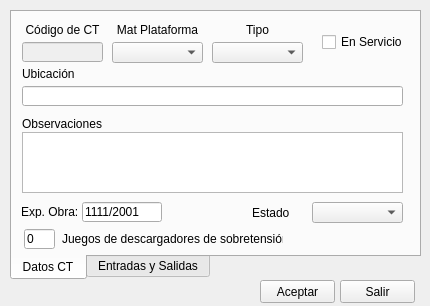
<?xml version="1.0" encoding="UTF-8"?>
<ui version="4.0">
 <class>Form</class>
 <widget class="QWidget" name="Form">
  <property name="windowModality">
   <enum>Qt::ApplicationModal</enum>
  </property>
  <property name="geometry">
   <rect>
    <x>0</x>
    <y>0</y>
    <width>430</width>
    <height>306</height>
   </rect>
  </property>
  <property name="windowTitle">
   <string>Datos del CT</string>
  </property>
  <property name="inputMethodHints">
   <set>Qt::ImhNone</set>
  </property>
  <widget class="QPushButton" name="cmdAceptar">
   <property name="geometry">
    <rect>
     <x>260</x>
     <y>280</y>
     <width>75</width>
     <height>23</height>
    </rect>
   </property>
   <property name="text">
    <string>Aceptar</string>
   </property>
  </widget>
  <widget class="QPushButton" name="cmdSalir">
   <property name="geometry">
    <rect>
     <x>340</x>
     <y>280</y>
     <width>75</width>
     <height>23</height>
    </rect>
   </property>
   <property name="text">
    <string>Salir</string>
   </property>
  </widget>
  <widget class="QTabWidget" name="tabWidget">
   <property name="geometry">
    <rect>
     <x>10</x>
     <y>10</y>
     <width>411</width>
     <height>270</height>
    </rect>
   </property>
   <property name="autoFillBackground">
    <bool>false</bool>
   </property>
   <property name="styleSheet">
    <string notr="true"/>
   </property>
   <property name="tabPosition">
    <enum>QTabWidget::South</enum>
   </property>
   <property name="currentIndex">
    <number>0</number>
   </property>
   <property name="elideMode">
    <enum>Qt::ElideNone</enum>
   </property>
   <widget class="QWidget" name="tab1">
    <attribute name="title">
     <string>Datos CT</string>
    </attribute>
    <widget class="QLineEdit" name="txtUbicacion">
     <property name="geometry">
      <rect>
       <x>10</x>
       <y>74</y>
       <width>381</width>
       <height>20</height>
      </rect>
     </property>
     <property name="maxLength">
      <number>50</number>
     </property>
    </widget>
    <widget class="QLabel" name="label_19">
     <property name="geometry">
      <rect>
       <x>10</x>
       <y>104</y>
       <width>131</width>
       <height>16</height>
      </rect>
     </property>
     <property name="text">
      <string>Observaciones</string>
     </property>
    </widget>
    <widget class="QCheckBox" name="chkES">
     <property name="geometry">
      <rect>
       <x>310</x>
       <y>20</y>
       <width>81</width>
       <height>20</height>
      </rect>
     </property>
     <property name="text">
      <string>En Servicio</string>
     </property>
    </widget>
    <widget class="QComboBox" name="cmbTipo">
     <property name="geometry">
      <rect>
       <x>200</x>
       <y>30</y>
       <width>91</width>
       <height>21</height>
      </rect>
     </property>
    </widget>
    <widget class="QLabel" name="label_4">
     <property name="geometry">
      <rect>
       <x>100</x>
       <y>10</y>
       <width>91</width>
       <height>16</height>
      </rect>
     </property>
     <property name="text">
      <string>Mat Plataforma</string>
     </property>
     <property name="alignment">
      <set>Qt::AlignCenter</set>
     </property>
    </widget>
    <widget class="QComboBox" name="cmbPlataforma">
     <property name="geometry">
      <rect>
       <x>100</x>
       <y>30</y>
       <width>91</width>
       <height>21</height>
      </rect>
     </property>
    </widget>
    <widget class="QLabel" name="label_5">
     <property name="geometry">
      <rect>
       <x>200</x>
       <y>10</y>
       <width>91</width>
       <height>16</height>
      </rect>
     </property>
     <property name="text">
      <string>Tipo</string>
     </property>
     <property name="alignment">
      <set>Qt::AlignCenter</set>
     </property>
    </widget>
    <widget class="QLabel" name="label_18">
     <property name="geometry">
      <rect>
       <x>10</x>
       <y>54</y>
       <width>71</width>
       <height>16</height>
      </rect>
     </property>
     <property name="text">
      <string>Ubicación</string>
     </property>
    </widget>
    <widget class="QLabel" name="label_3">
     <property name="geometry">
      <rect>
       <x>10</x>
       <y>10</y>
       <width>81</width>
       <height>16</height>
      </rect>
     </property>
     <property name="text">
      <string>Código de CT</string>
     </property>
     <property name="alignment">
      <set>Qt::AlignCenter</set>
     </property>
    </widget>
    <widget class="QLineEdit" name="txtCT">
     <property name="enabled">
      <bool>false</bool>
     </property>
     <property name="geometry">
      <rect>
       <x>10</x>
       <y>30</y>
       <width>81</width>
       <height>20</height>
      </rect>
     </property>
     <property name="maxLength">
      <number>15</number>
     </property>
     <property name="readOnly">
      <bool>true</bool>
     </property>
    </widget>
    <widget class="QComboBox" name="cmbEstado">
     <property name="geometry">
      <rect>
       <x>300</x>
       <y>190</y>
       <width>91</width>
       <height>21</height>
      </rect>
     </property>
    </widget>
    <widget class="QLabel" name="label_11">
     <property name="geometry">
      <rect>
       <x>9</x>
       <y>193</y>
       <width>60</width>
       <height>13</height>
      </rect>
     </property>
     <property name="text">
      <string>Exp. Obra:</string>
     </property>
    </widget>
    <widget class="QLabel" name="label_14">
     <property name="geometry">
      <rect>
       <x>240</x>
       <y>194</y>
       <width>60</width>
       <height>13</height>
      </rect>
     </property>
     <property name="text">
      <string>Estado</string>
     </property>
    </widget>
    <widget class="QLineEdit" name="txtExpediente">
     <property name="geometry">
      <rect>
       <x>70</x>
       <y>190</y>
       <width>80</width>
       <height>20</height>
      </rect>
     </property>
     <property name="text">
      <string>1111/2001</string>
     </property>
     <property name="maxLength">
      <number>10</number>
     </property>
    </widget>
    <widget class="QTextEdit" name="txtObservaciones">
     <property name="geometry">
      <rect>
       <x>10</x>
       <y>120</y>
       <width>381</width>
       <height>61</height>
      </rect>
     </property>
    </widget>
    <widget class="QLabel" name="label_7">
     <property name="geometry">
      <rect>
       <x>50</x>
       <y>217</y>
       <width>221</width>
       <height>20</height>
      </rect>
     </property>
     <property name="text">
      <string>Juegos de descargadores de sobretensión</string>
     </property>
    </widget>
    <widget class="QLineEdit" name="txtDescargadores">
     <property name="geometry">
      <rect>
       <x>12</x>
       <y>217</y>
       <width>31</width>
       <height>20</height>
      </rect>
     </property>
     <property name="inputMethodHints">
      <set>Qt::ImhFormattedNumbersOnly</set>
     </property>
     <property name="text">
      <string>0</string>
     </property>
    </widget>
   </widget>
   <widget class="QWidget" name="tab2">
    <attribute name="title">
     <string>Entradas y Salidas</string>
    </attribute>
    <widget class="QLineEdit" name="txtcaeis">
     <property name="geometry">
      <rect>
       <x>340</x>
       <y>4</y>
       <width>61</width>
       <height>20</height>
      </rect>
     </property>
     <property name="text">
      <string>0</string>
     </property>
     <property name="maxLength">
      <number>2</number>
     </property>
     <property name="alignment">
      <set>Qt::AlignRight|Qt::AlignTrailing|Qt::AlignVCenter</set>
     </property>
    </widget>
    <widget class="QLabel" name="label_20">
     <property name="geometry">
      <rect>
       <x>10</x>
       <y>7</y>
       <width>331</width>
       <height>16</height>
      </rect>
     </property>
     <property name="text">
      <string>Cantidad de Entradas Interiores en Servicio</string>
     </property>
    </widget>
    <widget class="QLabel" name="label_21">
     <property name="geometry">
      <rect>
       <x>10</x>
       <y>34</y>
       <width>331</width>
       <height>16</height>
      </rect>
     </property>
     <property name="text">
      <string>Cantidad de Entradas Interiores equipadas sin Servicio</string>
     </property>
    </widget>
    <widget class="QLineEdit" name="txtcaeies">
     <property name="geometry">
      <rect>
       <x>340</x>
       <y>31</y>
       <width>61</width>
       <height>20</height>
      </rect>
     </property>
     <property name="text">
      <string>0</string>
     </property>
     <property name="maxLength">
      <number>2</number>
     </property>
     <property name="alignment">
      <set>Qt::AlignRight|Qt::AlignTrailing|Qt::AlignVCenter</set>
     </property>
    </widget>
    <widget class="QLabel" name="label_22">
     <property name="geometry">
      <rect>
       <x>10</x>
       <y>61</y>
       <width>331</width>
       <height>16</height>
      </rect>
     </property>
     <property name="text">
      <string>Cantidad de Entradas Exteriores en Servicio</string>
     </property>
    </widget>
    <widget class="QLineEdit" name="txtcaees">
     <property name="geometry">
      <rect>
       <x>340</x>
       <y>58</y>
       <width>61</width>
       <height>20</height>
      </rect>
     </property>
     <property name="text">
      <string>0</string>
     </property>
     <property name="maxLength">
      <number>2</number>
     </property>
     <property name="alignment">
      <set>Qt::AlignRight|Qt::AlignTrailing|Qt::AlignVCenter</set>
     </property>
    </widget>
    <widget class="QLabel" name="label_23">
     <property name="geometry">
      <rect>
       <x>10</x>
       <y>88</y>
       <width>331</width>
       <height>16</height>
      </rect>
     </property>
     <property name="text">
      <string>Cantidad de Entradas Exteriores equipadas sin Servicio</string>
     </property>
    </widget>
    <widget class="QLineEdit" name="txtcaeees">
     <property name="geometry">
      <rect>
       <x>340</x>
       <y>85</y>
       <width>61</width>
       <height>20</height>
      </rect>
     </property>
     <property name="text">
      <string>0</string>
     </property>
     <property name="maxLength">
      <number>2</number>
     </property>
     <property name="alignment">
      <set>Qt::AlignRight|Qt::AlignTrailing|Qt::AlignVCenter</set>
     </property>
    </widget>
    <widget class="QLabel" name="label_24">
     <property name="geometry">
      <rect>
       <x>10</x>
       <y>121</y>
       <width>331</width>
       <height>16</height>
      </rect>
     </property>
     <property name="text">
      <string>Cantidad de Salidas Interiores en Servicio</string>
     </property>
    </widget>
    <widget class="QLineEdit" name="txtcasis">
     <property name="geometry">
      <rect>
       <x>340</x>
       <y>118</y>
       <width>61</width>
       <height>20</height>
      </rect>
     </property>
     <property name="text">
      <string>0</string>
     </property>
     <property name="maxLength">
      <number>2</number>
     </property>
     <property name="alignment">
      <set>Qt::AlignRight|Qt::AlignTrailing|Qt::AlignVCenter</set>
     </property>
    </widget>
    <widget class="QLabel" name="label_25">
     <property name="geometry">
      <rect>
       <x>10</x>
       <y>148</y>
       <width>331</width>
       <height>16</height>
      </rect>
     </property>
     <property name="text">
      <string>Cantidad de Salidas Interiores equipadas sin Servicio</string>
     </property>
    </widget>
    <widget class="QLineEdit" name="txtcasies">
     <property name="geometry">
      <rect>
       <x>340</x>
       <y>145</y>
       <width>61</width>
       <height>20</height>
      </rect>
     </property>
     <property name="text">
      <string>0</string>
     </property>
     <property name="maxLength">
      <number>2</number>
     </property>
     <property name="alignment">
      <set>Qt::AlignRight|Qt::AlignTrailing|Qt::AlignVCenter</set>
     </property>
    </widget>
    <widget class="QLabel" name="label_26">
     <property name="geometry">
      <rect>
       <x>10</x>
       <y>176</y>
       <width>331</width>
       <height>16</height>
      </rect>
     </property>
     <property name="text">
      <string>Cantidad de Salidas Exteriores en Servicio</string>
     </property>
    </widget>
    <widget class="QLineEdit" name="txtcases">
     <property name="geometry">
      <rect>
       <x>340</x>
       <y>173</y>
       <width>61</width>
       <height>20</height>
      </rect>
     </property>
     <property name="text">
      <string>0</string>
     </property>
     <property name="maxLength">
      <number>2</number>
     </property>
     <property name="alignment">
      <set>Qt::AlignRight|Qt::AlignTrailing|Qt::AlignVCenter</set>
     </property>
    </widget>
    <widget class="QLabel" name="label_27">
     <property name="geometry">
      <rect>
       <x>10</x>
       <y>203</y>
       <width>331</width>
       <height>16</height>
      </rect>
     </property>
     <property name="text">
      <string>Cantidad de Salidas Exteriores equipadas sin Servicio</string>
     </property>
    </widget>
    <widget class="QLineEdit" name="txtcasees">
     <property name="geometry">
      <rect>
       <x>340</x>
       <y>200</y>
       <width>61</width>
       <height>20</height>
      </rect>
     </property>
     <property name="text">
      <string>0</string>
     </property>
     <property name="maxLength">
      <number>2</number>
     </property>
     <property name="alignment">
      <set>Qt::AlignRight|Qt::AlignTrailing|Qt::AlignVCenter</set>
     </property>
    </widget>
   </widget>
  </widget>
  <zorder>tabWidget</zorder>
  <zorder>cmdAceptar</zorder>
  <zorder>cmdSalir</zorder>
 </widget>
 <resources/>
 <connections/>
</ui>
